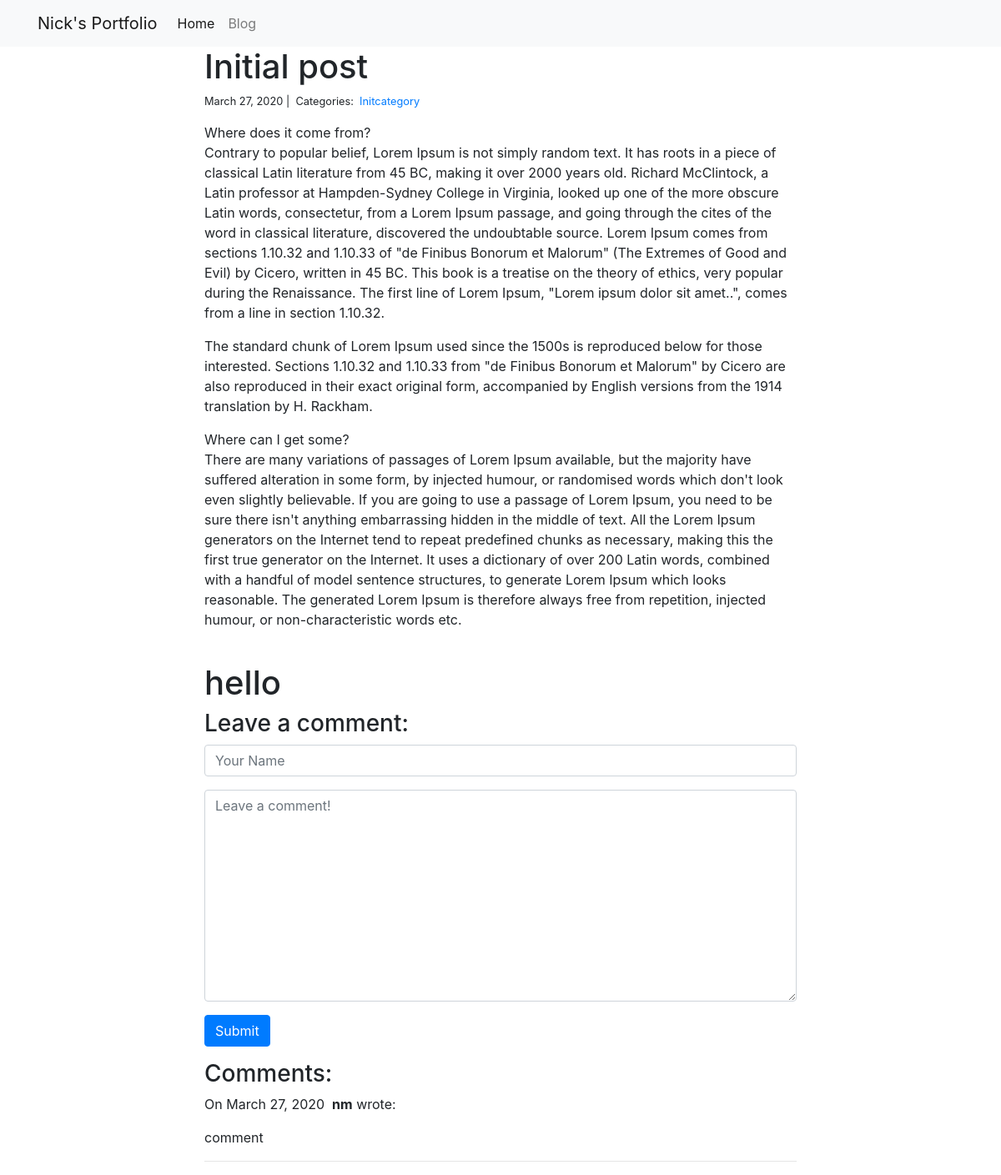
Page /blog/1/ on the committed database.
### blog/models.py (models this page shows)
class Post(models.Model):
    title = models.CharField(max_length=100)
    body = models.TextField()
    html_body = models.TextField()
    created_on = models.DateTimeField(auto_now_add=True)
    last_modified = models.DateTimeField(auto_now=True)
    categories = models.ManyToManyField('Category', related_name='posts')

class Category(models.Model):
    name = models.CharField(max_length=20)

class Comment(models.Model):
    author = models.CharField(max_length=50)
    body = models.TextField()
    created_on = models.DateTimeField(auto_now_add=True)
    post = models.ForeignKey('Post', on_delete=models.CASCADE)

### blog/views.py (the view, shortened to what this page needs)
# urls.py: path("<int:pk>/", views.blog_detail, name="blog_detail"),
def blog_detail(request, pk):
    post = Post.objects.get(pk=pk)
    comments = Comment.objects.filter(post=post)
    form = CommentForm(request.POST)
    context = {
        "post": post,
        "comments": comments,
        "form": form,
    }
    return render(request, 'blog_detail.html', context)

### blog/forms.py
class CommentForm(forms.Form):
    author = forms.CharField(
        max_length=60,
        widget=forms.TextInput(attrs={
            "class": "form-control",
            "placeholder": "Your Name"
        })
    )
    body = forms.CharField(widget=forms.Textarea(
        attrs={
            "class": "form-control",
            "placeholder": "Leave a comment!"
    }))

### blog/templates/blog_detail.html (shortened to what this page needs)
{% extends "base.html" %}
{% block page_content %}
<div class="col-md-8 offset-md-2">
    <h1>{{ post.title }}</h1>
    <small>
        {{ post.created_on.date }} |&nbsp;
        Categories:&nbsp;
        {% for category in post.categories.all %}
        <a href="{% url 'blog_category' category.name %}">
            {{ category.name }}
        </a>&nbsp;
        {% endfor %}
    </small>
    <p>{{ post.body | linebreaks }}</p>
    <br>
    {{ post.html_body | safe }}
    <h3>Leave a comment:</h3>
    <form action="/blog/{{ post.pk }}/" method="post">
        <div class="form-group">
            {{ form.author }}
        </div>
        <div class="form-group">
            {{ form.body }}
        </div>
        <button type="submit" class="btn btn-primary">Submit</button>
    </form>
    <h3>Comments:</h3>
    {% for comment in comments %}
    <p>
        On {{comment.created_on.date }}&nbsp;
        <b>{{ comment.author }}</b> wrote:
    </p>
    <p>{{ comment.body }}</p>
    <hr>
    {% endfor %}
</div>
{% endblock %}

### rows in the picture
Post: title "Initial post", created_on "March 27, 2020", body "Where does it come from? Contrary to popular belief, Lorem Ipsum is not simply random text. It has roots in a piece of classical Latin literature from 45 BC, making it over 2000 years old. Richard McClintock, a Latin professor at Hampden-Sydney College in Virginia, looked up one of the more obscure Latin words, consectetur, from a Lorem Ipsum passage, and going through the cites of the word in classical literature, discovered the undoubtable source. Lorem Ipsum comes from sections 1.10.32 and 1.10.33 of \"de Finibus Bonorum et Malorum\" (The Extremes of Good and Evil) by Cicero, written in 45 BC. This book is a treatise on the theory of ethics, very popular during the Renaissance. The first…", html_body "hello"
Category: name "Initcategory"
Comment: created_on "March 27, 2020", author "nm", body "comment"
